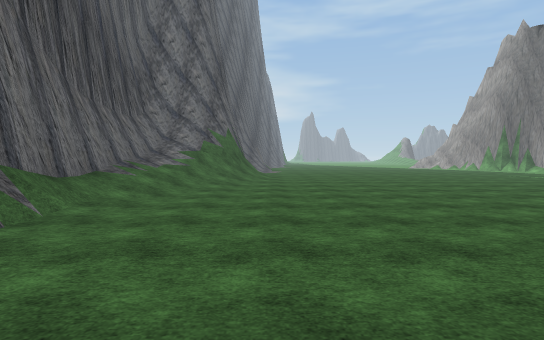
View 1 (above)

23 first-person views from a walk through a Unity game level. The camera is 1.5 m above the floor, tilts 2° down and sees 80° across. The floor is counted in squares, 2 m on a side. Each view is taken from the middle of a square. On the plan, view 1 faces up. The plan holds only what a view shows up to about 11 squares ahead; the rest is blank. The place goes on beyond the plan. The player is left out. Some surface patterns are stand-ins.

View 2
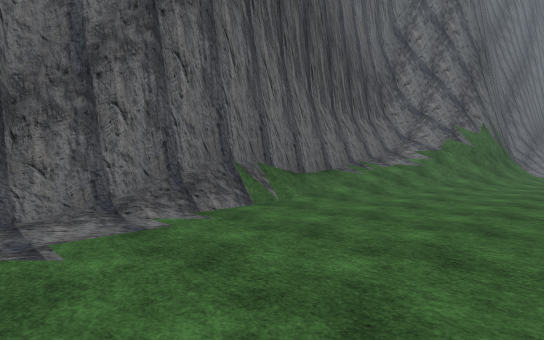

View 3
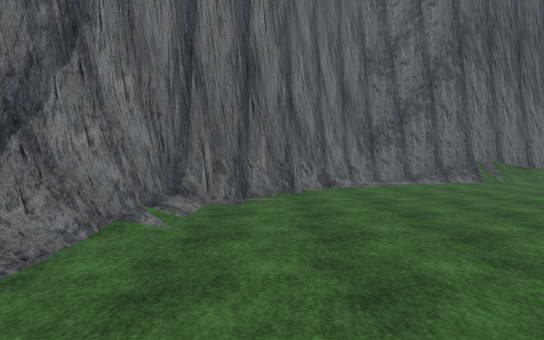

View 4
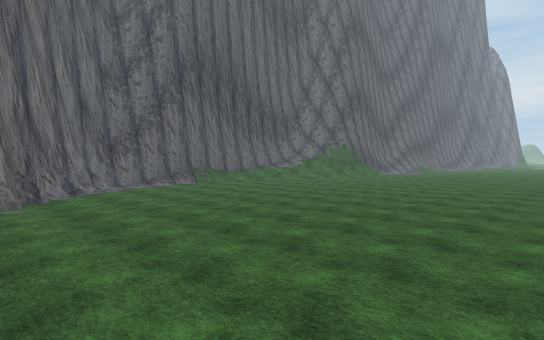

View 5
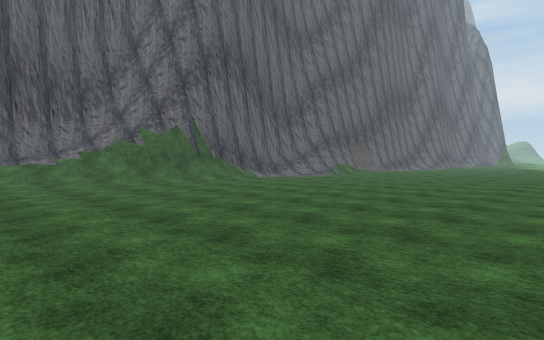

View 6
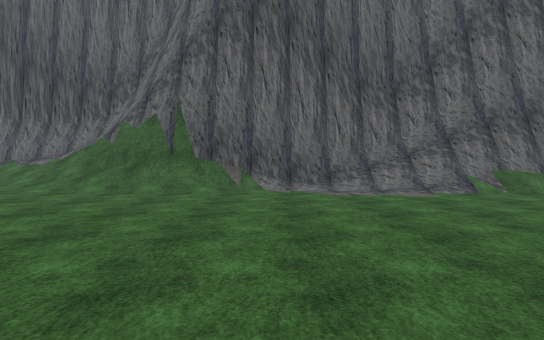

View 7
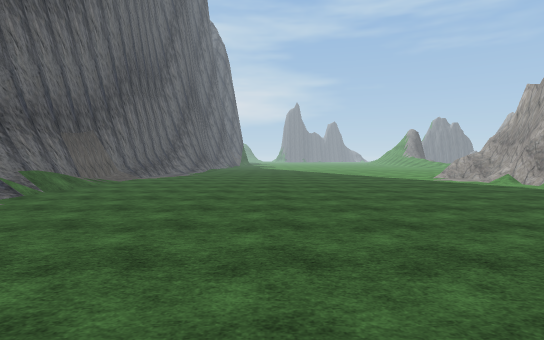

View 8
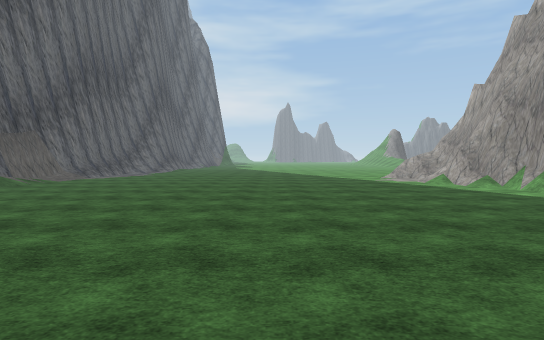

View 9
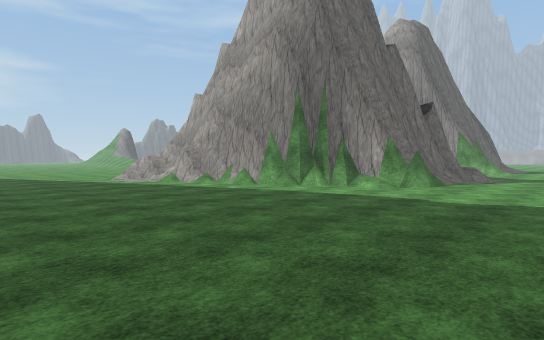

View 10
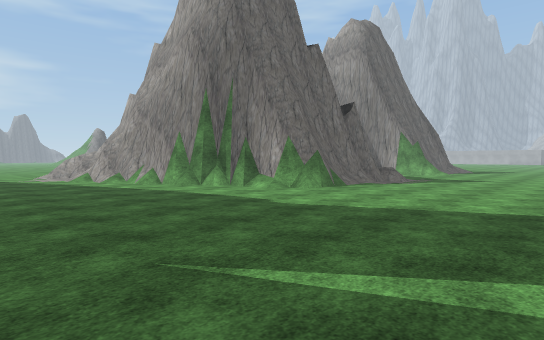

View 11
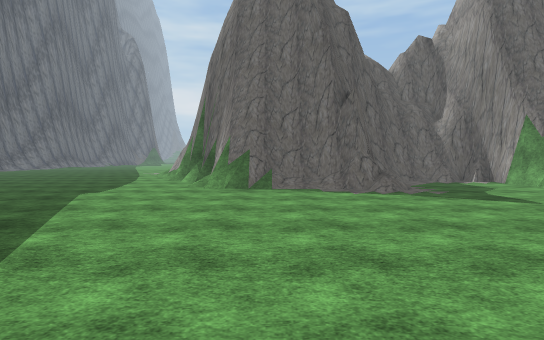

View 12
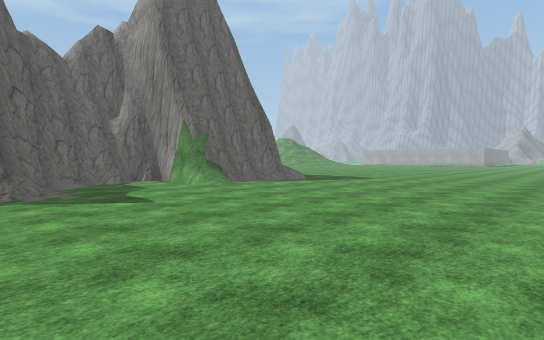

View 13
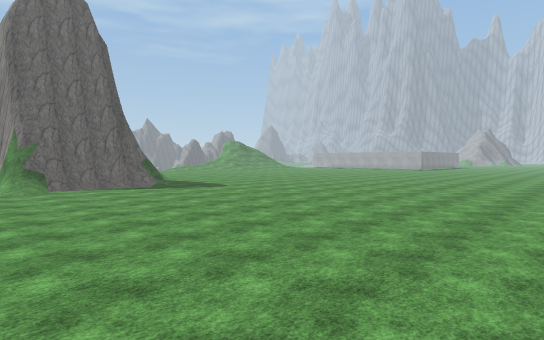

View 14
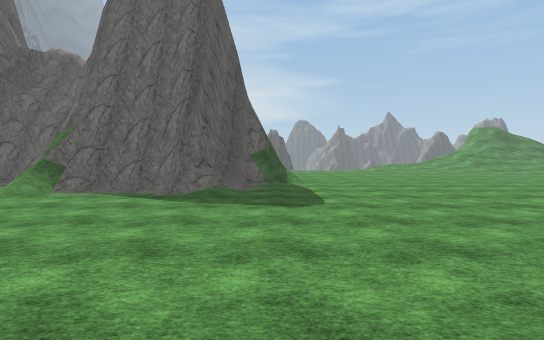

View 15
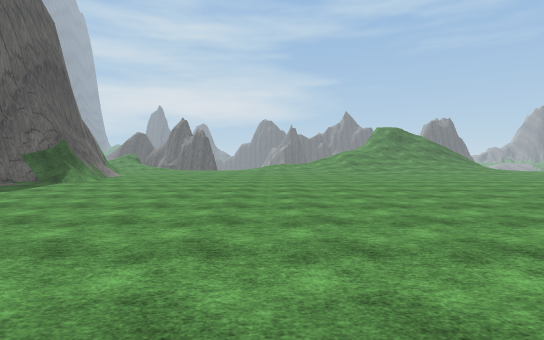

View 16
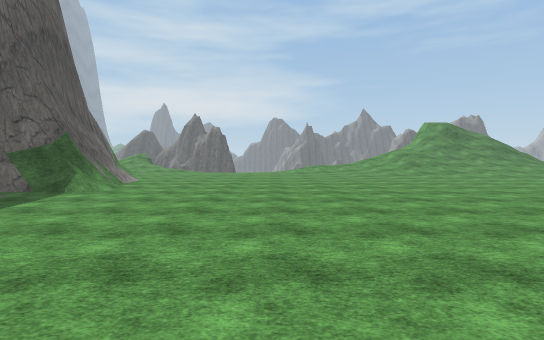

View 17
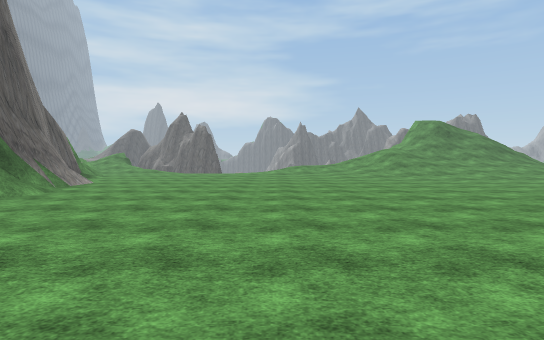

View 18
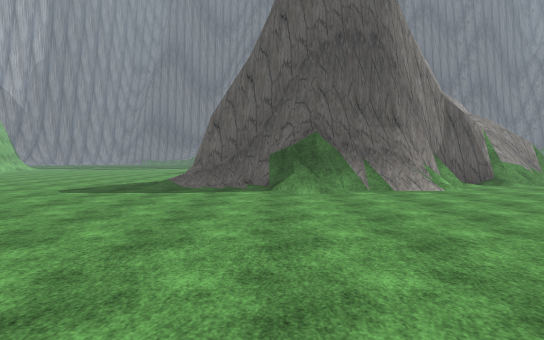

View 19
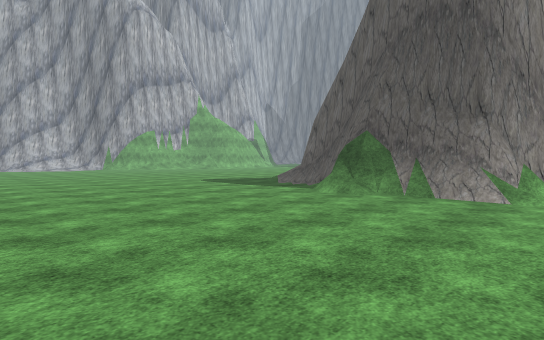

View 20
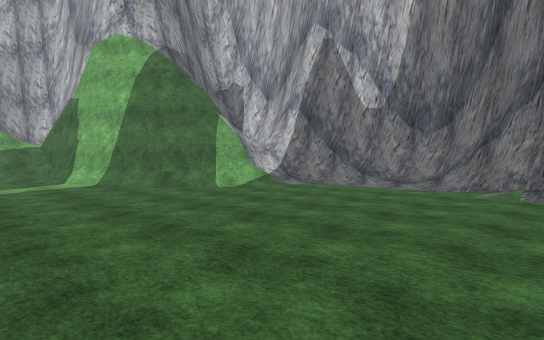

View 21
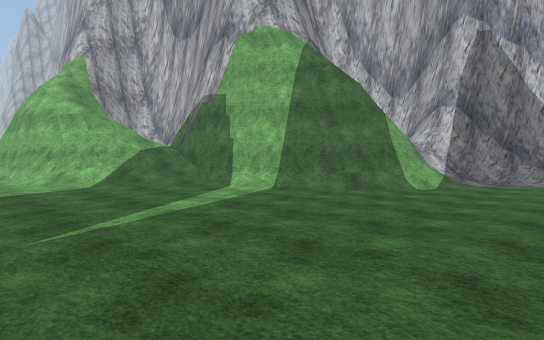

View 22
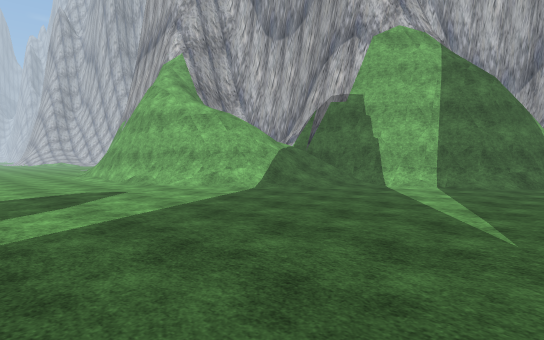

View 23
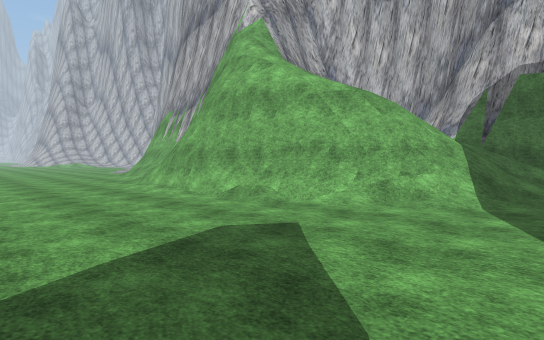

### Floor plan
Key: @ floor where view 1 was taken; # wall or solid block; . floor; / step, stairs or slope; = window, fence, low wall or low ledge; v drop or lower ground.
Columns run from 4 left of view 1 to 42 right of it. Each row starts with its distance up from view 1.
 25    #/.........../               ##.............
 24    #/.........../#               ##............
 23    #/............##              ##............
 22    #/............/#               #............
 21    #/............/#       ##      #/...........
 20   ##/.............##    #####    ##............
 19   #/...............##   #...#   ##.............
 18   #/.............../#####...#####/.............
 17   #/................///#=...//////.............
 16    /...........................................
 15    /..........................................
 14   ##/.........................................
 13   #//........................................
 12 ###//................................  .....
 11 #///..........     ..................   ...
 10 #///..........      ..................   .
  9 #///...................................
  8 #//.....................................
  7 #//......................................
  6 #/.......................................
  5 #/..................../####//.....
  4 ##................../###vv#
  3 ##................./=#///=#
  2 #/................/////  ##
  1 #/................////   #
  0 ##..@........../######   #
 -1 ##//........../##
 -2  ###........./##
 -3    ##......../#
 -4     ##......./#
 -5      ###//./###
 -6        ######

Where each view was taken, in squares from view 1:
view 1: 0 up, 0 right, facing up
view 2: 0 up, 1 right, facing up-left
view 3: 3 down, 7 right, facing left
view 4: 4 down, 9 right, facing up-left
view 5: 7 up, 9 right, facing up-left
view 6: 16 up, 7 right, facing left
view 7: 14 up, 5 right, facing up
view 8: 14 up, 7 right, facing up
view 9: 14 up, 7 right, facing up-right
view 10: 12 up, 9 right, facing up-right
view 11: 9 up, 17 right, facing up
view 12: 9 up, 19 right, facing up-right
view 13: 5 up, 23 right, facing up-right
view 14: 10 up, 30 right, facing up
view 15: 10 up, 37 right, facing up
view 16: 13 up, 35 right, facing up
view 17: 14 up, 36 right, facing up
view 18: 20 up, 38 right, facing left
view 19: 25 up, 37 right, facing down-left
view 20: 3 up, 2 right, facing down-right
view 21: 6 up, 6 right, facing down-right
view 22: 9 up, 9 right, facing down-right
view 23: 9 up, 14 right, facing down-right
